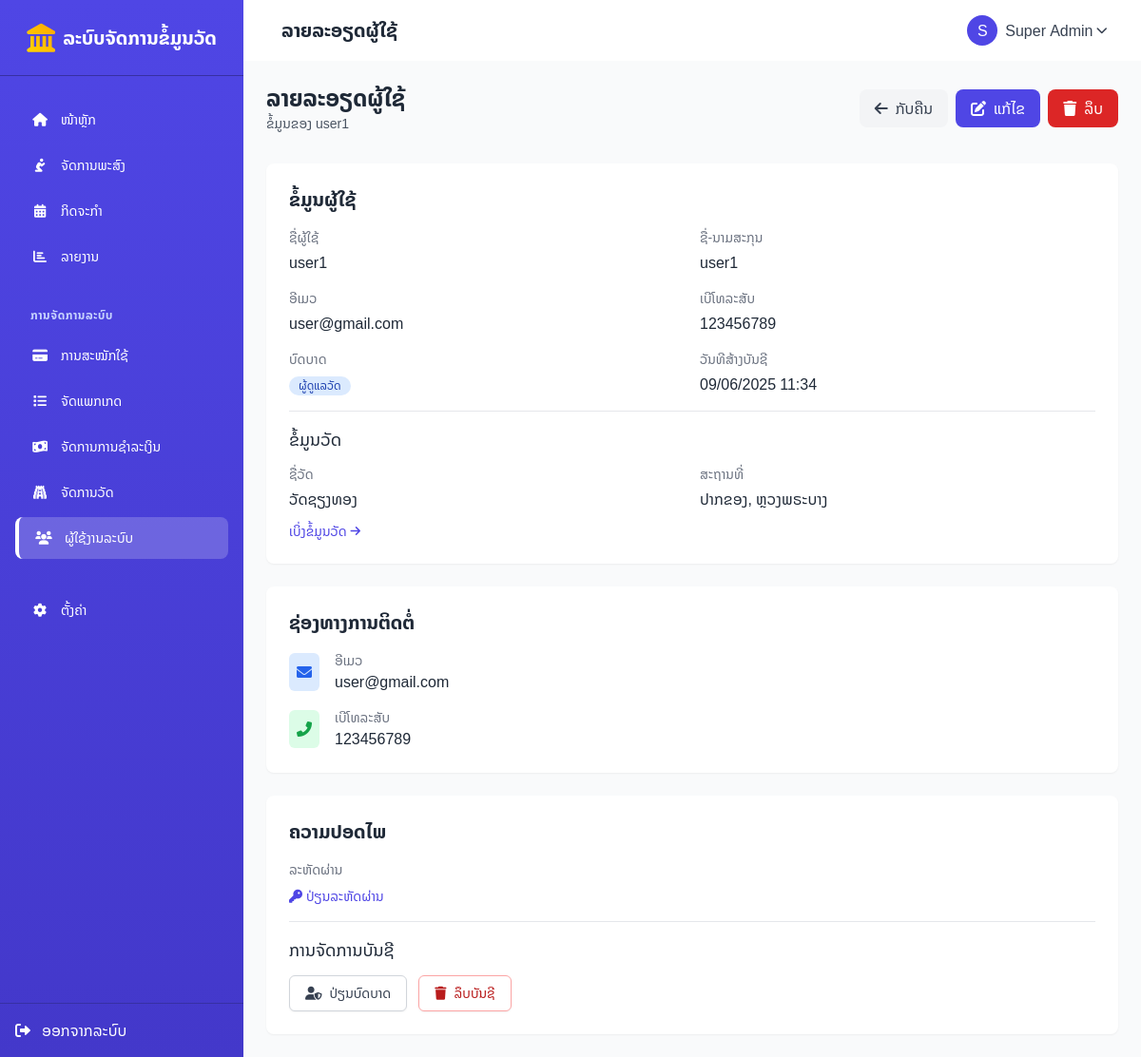
The app's page /users/view.php?id=8 (signed in) with its own data.
### tables this page shows
CREATE TABLE `users` (
  `id` int(11) NOT NULL,
  `temple_id` int(11) DEFAULT NULL,
  `username` varchar(50) NOT NULL,
  `password` varchar(255) NOT NULL,
  `name` varchar(100) DEFAULT NULL,
  `role` enum('superadmin','admin','user') DEFAULT NULL,
  `created_at` datetime DEFAULT current_timestamp(),
  `email` varchar(255) DEFAULT NULL,
  `phone` varchar(20) DEFAULT NULL
);

CREATE TABLE `temples` (
  `id` int(11) NOT NULL,
  `name` varchar(255) NOT NULL,
  `address` text DEFAULT NULL,
  `district` varchar(100) DEFAULT NULL,
  `province` varchar(100) DEFAULT NULL,
  `phone` varchar(50) DEFAULT NULL,
  `email` varchar(255) DEFAULT NULL,
  `website` varchar(255) DEFAULT NULL,
  `founding_date` date DEFAULT NULL,
  `abbot_name` varchar(255) DEFAULT NULL,
  `description` text DEFAULT NULL,
  `photo` varchar(255) DEFAULT NULL,
  `logo` varchar(255) DEFAULT NULL,
  `latitude` decimal(10,8) DEFAULT NULL,
  `longitude` decimal(11,8) DEFAULT NULL,
  `status` enum('active','inactive') DEFAULT 'active',
  `created_at` timestamp NOT NULL DEFAULT current_timestamp(),
  `updated_at` timestamp NOT NULL DEFAULT current_timestamp() ON UPDATE current_timestamp()
);

### config/base_url.php (called while the page is built)
<?php
$base_url = "http://localhost/temples/";
?>

### users/view.php (the view, shortened to what this page needs)
<?php
require_once '../config/db.php';
require_once '../config/base_url.php';
require_once '../includes/header.php';
$user_id = (int)$_GET['id'];
$stmt = $pdo->prepare("
    SELECT u.*, t.name as temple_name, t.district, t.province
    FROM users u
    LEFT JOIN temples t ON u.temple_id = t.id
    WHERE u.id = ?
");
$stmt->execute([$user_id]);
$user = $stmt->fetch();
$is_superadmin = $_SESSION['user']['role'] === 'superadmin';
$is_admin = $_SESSION['user']['role'] === 'admin';
$is_self = $_SESSION['user']['id'] == $user_id;
$can_edit = $is_superadmin || $is_self ||
           ($is_admin && $_SESSION['user']['temple_id'] == $user['temple_id'] && $user['role'] !== 'superadmin');
$can_delete = ($is_superadmin ||
              ($is_admin && $_SESSION['user']['temple_id'] == $user['temple_id'] && $user['role'] !== 'superadmin'))
              && !$is_self;
?>
<div class="max-w-4xl mx-auto">
    <div class="flex justify-between items-center mb-8">
        <div>
            <h1 class="text-2xl font-bold text-gray-800">ລາຍລະອຽດຜູ້ໃຊ້</h1>
            <p class="text-sm text-gray-600">ຂໍ້ມູນຂອງ <?= htmlspecialchars($user['name']) ?></p>
        </div>
        <div class="flex space-x-2">
            <a href="<?= $base_url ?>users/" class="bg-gray-100 hover:bg-gray-200 text-gray-700 py-2 px-4 rounded-lg flex items-center transition">
                <i class="fas fa-arrow-left mr-2"></i> ກັບຄືນ
            </a>
            <?php if ($can_edit): ?>
            <a href="<?= $base_url ?>users/edit.php?id=<?= $user['id'] ?>" class="bg-indigo-600 hover:bg-indigo-700 text-white py-2 px-4 rounded-lg flex items-center transition">
                <i class="fas fa-edit mr-2"></i> ແກ້ໄຂ
            </a>
            <?php endif; ?>
            <?php if ($can_delete): ?>
            <a href="<?= $base_url ?>users/delete.php?id=<?= $user['id'] ?>" class="bg-red-600 hover:bg-red-700 text-white py-2 px-4 rounded-lg flex items-center transition">
                <i class="fas fa-trash mr-2"></i> ລຶບ
            </a>
            <?php endif; ?>
        </div>
    </div>
    <div class="bg-white rounded-lg shadow-sm overflow-hidden mb-6">
        <div class="p-6">
            <h2 class="text-xl font-semibold text-gray-800 mb-4">ຂໍ້ມູນຜູ້ໃຊ້</h2>
            <div class="space-y-4">
                <div class="grid grid-cols-1 md:grid-cols-2 gap-4">
                    <div>
                        <p class="text-sm font-medium text-gray-500">ຊື່ຜູ້ໃຊ້</p>
                        <p class="mt-1 text-gray-800"><?= htmlspecialchars($user['username']) ?></p>
                    </div>
                    <div>
                        <p class="text-sm font-medium text-gray-500">ຊື່-ນາມສະກຸນ</p>
                        <p class="mt-1 text-gray-800"><?= htmlspecialchars($user['name']) ?></p>
                    </div>
                </div>
                <div class="grid grid-cols-1 md:grid-cols-2 gap-4">
                    <div>
                        <p class="text-sm font-medium text-gray-500">ອີເມວ</p>
                        <?php if (!empty($user['email'])): ?>
                        <p class="mt-1 text-gray-800">
                            <a href="mailto:<?= htmlspecialchars($user['email']) ?>" class="hover:text-indigo-600">
                                <?= htmlspecialchars($user['email']) ?>
                            </a>
                        </p>
                        <?php else: ?>
                        <p class="mt-1 text-gray-500 italic">ບໍ່ມີຂໍ້ມູນ</p>
                        <?php endif; ?>
                    </div>
                    <div>
                        <p class="text-sm font-medium text-gray-500">ເບີໂທລະສັບ</p>
                        <?php if (!empty($user['phone'])): ?>
                        <p class="mt-1 text-gray-800">
                            <a href="tel:<?= htmlspecialchars($user['phone']) ?>" class="hover:text-indigo-600">
                                <?= htmlspecialchars($user['phone']) ?>
                            </a>
                        </p>
                        <?php else: ?>
                        <p class="mt-1 text-gray-500 italic">ບໍ່ມີຂໍ້ມູນ</p>
                        <?php endif; ?>
                    </div>
                </div>
                <div class="grid grid-cols-1 md:grid-cols-2 gap-4">
                    <div>
                        <p class="text-sm font-medium text-gray-500">ບົດບາດ</p>
                        <div class="mt-1">
                            <?php
                            $role_labels = [
                                'superadmin' => ['ຜູ້ດູແລລະບົບສູງສຸດ', 'bg-purple-100 text-purple-800'],
                                'admin' => ['ຜູ້ດູແລວັດ', 'bg-blue-100 text-blue-800'],
                                'user' => ['ຜູ້ໃຊ້ທົ່ວໄປ', 'bg-green-100 text-green-800']
                            ];
                            $role_data = $role_labels[$user['role']] ?? [$user['role'], 'bg-gray-100 text-gray-800'];
                            ?>
                            <span class="inline-flex items-center px-2.5 py-0.5 rounded-full text-xs font-medium <?= $role_data[1] ?>">
                                <?= $role_data[0] ?>
                            </span>
                        </div>
                    </div>
                    <div>
                        <p class="text-sm font-medium text-gray-500">ວັນທີສ້າງບັນຊີ</p>
                        <p class="mt-1 text-gray-800"><?= date('d/m/Y H:i', strtotime($user['created_at'])) ?></p>
                    </div>
                </div>
                <?php if (!empty($user['temple_id'])): ?>
                <div class="border-t border-gray-200 pt-4 mt-4">
                    <h3 class="text-lg font-medium text-gray-800 mb-3">ຂໍ້ມູນວັດ</h3>
                    <div class="grid grid-cols-1 md:grid-cols-2 gap-4">
                        <div>
                            <p class="text-sm font-medium text-gray-500">ຊື່ວັດ</p>
                            <p class="mt-1 text-gray-800"><?= htmlspecialchars($user['temple_name'] ?? 'ບໍ່ມີຂໍ້ມູນ') ?></p>
                        </div>
                        <div>
                            <p class="text-sm font-medium text-gray-500">ສະຖານທີ່</p>
                            <p class="mt-1 text-gray-800">
                                <?php
                                $location = [];
                                if (!empty($user['district'])) $location[] = htmlspecialchars($user['district']);
                                if (!empty($user['province'])) $location[] = htmlspecialchars($user['province']);
                                echo !empty($location) ? implode(', ', $location) : 'ບໍ່ມີຂໍ້ມູນ';
                                ?>
                            </p>
                        </div>
                    </div>
                    <?php if (!empty($user['temple_id'])): ?>
                    <div class="mt-3">
                        <a href="<?= $base_url ?>temples/view.php?id=<?= $user['temple_id'] ?>" class="text-indigo-600 hover:text-indigo-800 flex items-center text-sm">
                            <span>ເບິ່ງຂໍ້ມູນວັດ</span>
                            <i class="fas fa-arrow-right ml-1 text-xs"></i>
                        </a>
                    </div>
                    <?php endif; ?>
                </div>
                <?php endif; ?>
            </div>
        </div>
    </div>
    <?php if (!empty($user['email']) || !empty($user['phone'])): ?>
    <div class="bg-white rounded-lg shadow-sm overflow-hidden mb-6">
        <div class="p-6">
            <h2 class="text-xl font-semibold text-gray-800 mb-4">ຊ່ອງທາງການຕິດຕໍ່</h2>
            <div class="space-y-4">
                <?php if (!empty($user['email'])): ?>
                <div class="flex items-center">
                    <div class="flex-shrink-0">
                        <div class="bg-blue-100 rounded-md p-2">
                            <i class="fas fa-envelope text-blue-600"></i>
                        </div>
                    </div>
                    <div class="ml-4">
                        <p class="text-sm font-medium text-gray-500">ອີເມວ</p>
                        <a href="mailto:<?= htmlspecialchars($user['email']) ?>" class="mt-1 text-gray-800 hover:text-indigo-600">
                            <?= htmlspecialchars($user['email']) ?>
                        </a>
                    </div>
                </div>
                <?php endif; ?>
                <?php if (!empty($user['phone'])): ?>
                <div class="flex items-center">
                    <div class="flex-shrink-0">
                        <div class="bg-green-100 rounded-md p-2">
                            <i class="fas fa-phone-alt text-green-600"></i>
                        </div>
                    </div>
                    <div class="ml-4">
                        <p class="text-sm font-medium text-gray-500">ເບີໂທລະສັບ</p>
                        <a href="tel:<?= htmlspecialchars($user['phone']) ?>" class="mt-1 text-gray-800 hover:text-indigo-600">
                            <?= htmlspecialchars($user['phone']) ?>
                        </a>
                    </div>
                </div>
                <?php endif; ?>
            </div>
        </div>
    </div>
    <?php endif; ?>
    <div class="bg-white rounded-lg shadow-sm overflow-hidden">
        <div class="p-6">
            <h2 class="text-xl font-semibold text-gray-800 mb-4">ຄວາມປອດໄພ</h2>
            <div class="space-y-4">
                <div>
                    <p class="text-sm font-medium text-gray-500 mb-2">ລະຫັດຜ່ານ</p>
                    <?php if ($is_self || ($is_superadmin && $user['id'] != $_SESSION['user']['id'])): ?>
                    <a href="<?= $base_url ?>users/edit.php?id=<?= $user['id'] ?>" class="text-indigo-600 hover:text-indigo-800 flex items-center text-sm">
                        <i class="fas fa-key mr-1"></i>
                        <span>ປ່ຽນລະຫັດຜ່ານ</span>
                    </a>
                    <?php else: ?>
                    <p class="text-sm text-gray-500 italic">ທ່ານບໍ່ສາມາດປ່ຽນລະຫັດຜ່ານຂອງຜູ້ໃຊ້ນີ້ໄດ້</p>
                    <?php endif; ?>
                </div>
            </div>
            <?php if ($is_superadmin && $user['id'] != $_SESSION['user']['id']): ?>
            <div class="border-t border-gray-200 pt-4 mt-4">
                <h3 class="text-lg font-medium text-gray-800 mb-3">ການຈັດການບັນຊີ</h3>
                <div class="flex space-x-3 mt-2">
                    <?php if ($user['role'] !== 'superadmin'): ?>
                    <a href="<?= $base_url ?>users/edit.php?id=<?= $user['id'] ?>" class="inline-flex items-center px-4 py-2 border border-gray-300 rounded-md shadow-sm text-sm font-medium text-gray-700 bg-white hover:bg-gray-50 focus:outline-none focus:ring-2 focus:ring-offset-2 focus:ring-indigo-500">
                        <i class="fas fa-user-shield mr-2"></i> ປ່ຽນບົດບາດ
                    </a>
                    <?php endif; ?>
                    <?php if (!$is_self): ?>
                    <a href="<?= $base_url ?>users/delete.php?id=<?= $user['id'] ?>" class="inline-flex items-center px-4 py-2 border border-red-300 rounded-md shadow-sm text-sm font-medium text-red-700 bg-white hover:bg-red-50 focus:outline-none focus:ring-2 focus:ring-offset-2 focus:ring-red-500">
                        <i class="fas fa-trash mr-2"></i> ລຶບບັນຊີ
                    </a>
                    <?php endif; ?>
                </div>
            </div>
            <?php endif; ?>
        </div>
    </div>
</div>
<?php
require_once '../includes/footer.php';
?>

### includes/header.php (style rules this page uses)
body { font-family: 'Noto Sans Lao', sans-serif; background-color: #F9FAFB; }

### records on screen
users: name "user1", username "user1", email "user@gmail.com", phone "123456789", role "ຜູ້ດູແລວັດ", created_at "09/06/2025 11:34", temple.name "ວັດຊຽງທອງ"

### other values on screen
$page_title "ລາຍລະອຽດຜູ້ໃຊ້"
substr($_SESSION['user']['name'], 0, 1) "S"
$_SESSION['user']['name'] "Super Admin"
implode(', ', $location) "ປາກຂອງ, ຫຼວງພຣະບາງ"
